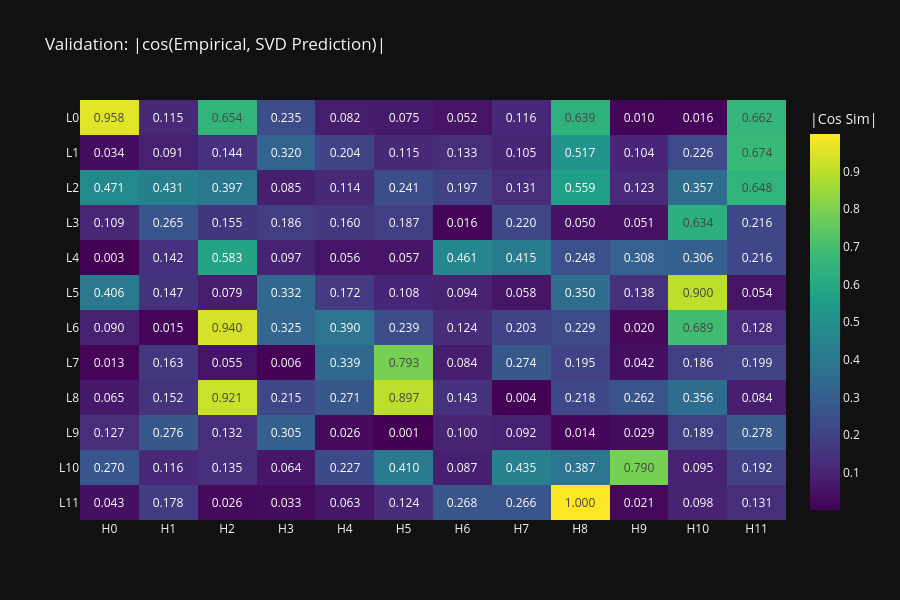

The notebook cell saved with this chart:
### Markdown cell above
### 4c. Predicted vs. Observed: The Validation
If the Lucier loop truly is power iteration, the empirically observed resonant vector (from `head_resonance.ipynb`) should closely match the mathematically predicted dominant singular vector.

### Code cell
# ============================================================
# VIS 4c: PREDICTED vs OBSERVED — Cosine Similarity
# ============================================================

if HAS_EMPIRICAL:
    validation_grid = np.zeros((model.cfg.n_layers, model.cfg.n_heads))

    for layer in range(model.cfg.n_layers):
        for head in range(model.cfg.n_heads):
            key = f"L{layer}_H{head}"
            if key in empirical_data:
                # Empirical: final vector from the loop
                emp_vec = empirical_data[key]["vectors"][-1]  # last snapshot
                # Predicted: dominant right singular vector
                pred_vec = spectral_data[(layer, head)]["dominant_vector"]

                # Cosine similarity (absolute value — direction can flip)
                cos_sim = abs(torch.nn.functional.cosine_similarity(
                    emp_vec.unsqueeze(0).float(),
                    pred_vec.unsqueeze(0).float()
                ).item())
                validation_grid[layer, head] = cos_sim

    fig_val = px.imshow(
        validation_grid,
        x=[f"H{h}" for h in range(model.cfg.n_heads)],
        y=[f"L{l}" for l in range(model.cfg.n_layers)],
        color_continuous_scale="Viridis",
        title="Validation: |cos(Empirical, SVD Prediction)|",
        labels={"color": "|Cos Sim|"},
        text_auto=".3f",
        aspect="auto",
    )
    fig_val.update_layout(template="plotly_dark", height=600)
    fig_val.show()

    # Summary statistics
    flat = validation_grid.flatten()
    print(f"\n{'='*50}")
    print(f"VALIDATION SUMMARY")
    print(f"{'='*50}")
    print(f"Mean |cos sim|:   {flat.mean():.4f}")
    print(f"Median |cos sim|: {np.median(flat):.4f}")
    print(f"Heads > 0.9:      {(flat > 0.9).sum()} / {len(flat)}")
    print(f"Heads > 0.95:     {(flat > 0.95).sum()} / {len(flat)}")

    if flat.mean() > 0.9:
        print("\nSUPPORTED: per-head resonant states are well predicted by the dominant singular vector of W_OV.")
        print("  Per-head resonance appears largely determined by static weight geometry.")
    elif flat.mean() > 0.7:
        print("\nPARTIAL: nonlinearities (LayerNorm, attention softmax) introduce meaningful deviation.")
        print("  The linear (SVD) approximation captures the main effect but not all of it.")
    else:
        print("\nNOT SUPPORTED: loop dynamics are dominated by nonlinear effects for most heads.")
        print("  Per-head resonant state cannot be reduced to the static OV eigensystem alone.")
else:
    print("Skipping validation (no empirical data). Run head_resonance.ipynb first.")
    print("The spectral analysis above is still independently valuable.")

### Figure 1 — Plotly figure (JSON) as saved in the notebook; plotly's stock layout.template omitted (floating-point values rounded to 4 significant figures; data arrays with more than 128 entries replaced by an {"elided": "..."} marker saying what was removed)
{"data": [{"coloraxis": "coloraxis", "hovertemplate": "x: %{x}<br>y: %{y}<br>|Cos Sim|: %{z}<extra></extra>", "name": "0", "texttemplate": "%{z:.3f}", "type": "heatmap", "x": ["H0", "H1", "H2", "H3", "H4", "H5", "H6", "H7", "H8", "H9", "H10", "H11"], "xaxis": "x", "y": ["L0", "L1", "L2", "L3", "L4", "L5", "L6", "L7", "L8", "L9", "L10", "L11"], "yaxis": "y", "z": {"elided": "12x12 float values"}}], "layout": {"coloraxis": {"autocolorscale": false, "colorbar": {"title": {"text": "|Cos Sim|"}}, "colorscale": [[0, "#440154"], [0.1111, "#482878"], [0.2222, "#3e4989"], [0.3333, "#31688e"], [0.4444, "#26828e"], [0.5556, "#1f9e89"], [0.6667, "#35b779"], [0.7778, "#6ece58"], [0.8889, "#b5de2b"], [1, "#fde725"]]}, "height": 600, "title": {"text": "Validation: |cos(Empirical, SVD Prediction)|"}, "xaxis": {"anchor": "y", "domain": [0, 1]}, "yaxis": {"anchor": "x", "autorange": "reversed", "domain": [0, 1]}}}
